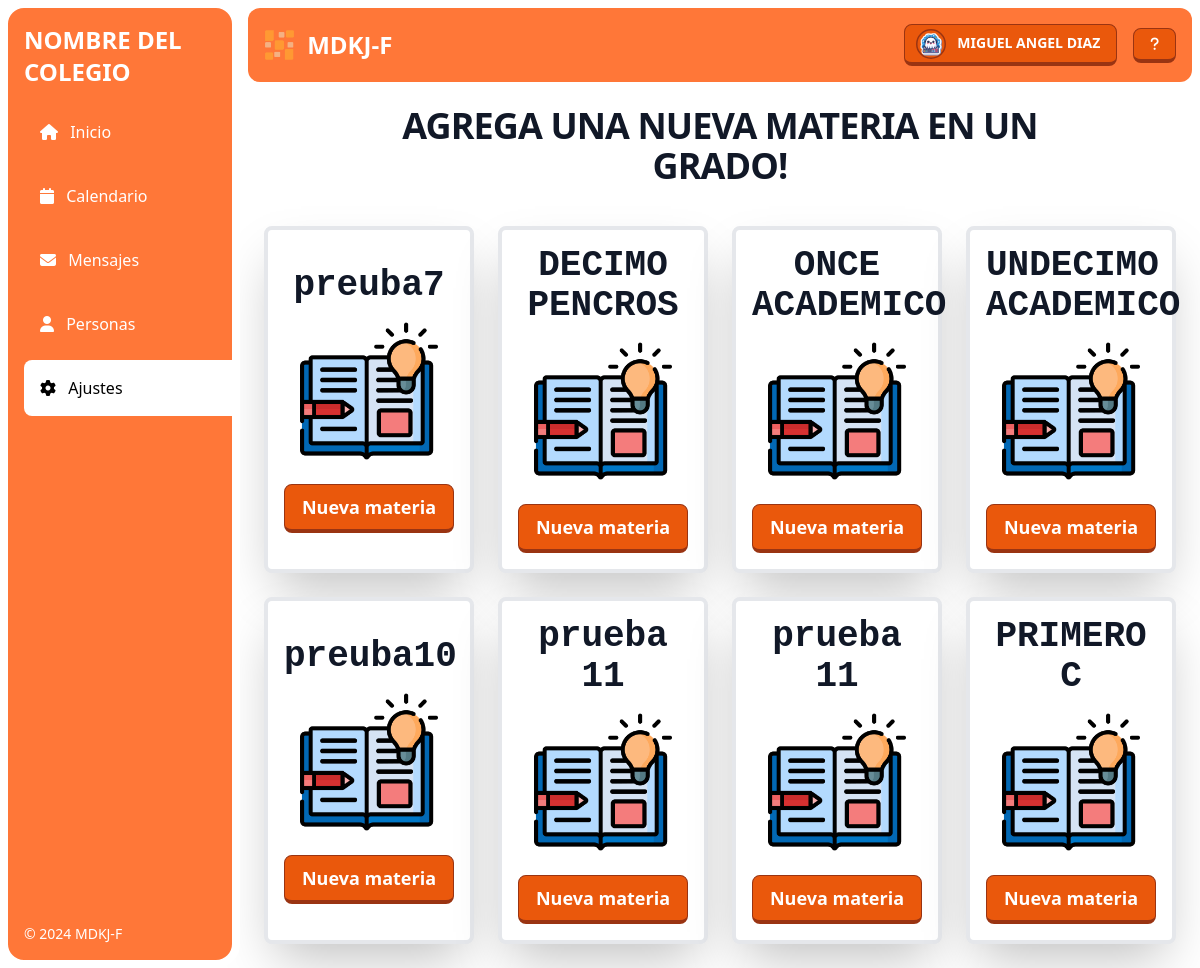
Page /gestores/crear/materias/ (signed in) on the committed database.
### users/models.py (models this page shows, shortened)
class CustomUser(AbstractUser):
    tipo_documento = models.CharField(max_length=50,choices=TIPO_DOCUMENTO, default='Sin informacion')
    numero_documento = models.CharField(max_length=20, null=True, blank=True)
    introduccion = models.TextField(null=True, blank=True)

class CustomUserGestor(CustomUser):
    foto = models.ImageField(default='gestores/profile.png', upload_to=user_directory_path_profile_gestor, null=True, blank=True)
    tipo_usuario = models.CharField(max_length=50, choices=TIPO_USUARIO, default='Gestor')
    fecha_creacion = models.DateTimeField(auto_now_add=True)
    sexo = models.CharField(max_length=20, choices=SEXO, default='Sin informacion')
    estado = models.BooleanField(default=True)

### informacion/models.py (models this page shows)
class Grado(models.Model):
    grado_nom = models.TextField()
    grado_num = models.TextField()
    descripcion = models.TextField()
    estado = models.BooleanField(default=True)
    created_on = models.DateTimeField(default=timezone.now)
    author = models.ForeignKey(User, on_delete=models.CASCADE, related_name='creador_grado')
    horario_partes = models.ForeignKey(Horarios_Partes, on_delete=models.SET_NULL, blank=True, null=True)
    materias = models.ManyToManyField(Materias, blank=True, related_name='materias_grado')
    def __str__(self):
        return self.grado_nom + "(" + self.grado_num + ")"

### gestores/views.py (the view)
# urls.py: path('crear/materias/', CreateMateriasVer.as_view(), name='VerGradosMaterias'),
class CreateMateriasVer(View):
    def get(self, request, *args, **kwargs):
        grados = Grado.objects.all()
        print(grados)
        vista = 'gestor'
        abierto='ajustes'
        context = {
            'grados': grados,
            'vista': vista,
            'abierto':abierto,
        }
        return render(request, 'informacion/materias/ver_grados.html', context)

### templates/informacion/materias/ver_grados.html (shortened to what this page needs)
<head>
</head>
{% extends 'base.html' %}
{% block content %}
{% load static %}
<div class="mx-auto max-w-screen-sm text-center">
    <h2 class="lg:py-2  text-4xl tracking-tight font-bold text-gray-900 mb-8">AGREGA UNA NUEVA MATERIA EN UN GRADO!</h2>
</div>
<div class="grid gap-6 mb-6 lg:mb-4 md:grid-cols-3 lg:grid-cols-4">
{% for grado in grados %}
<div class="items-center bg-white border-4 border-gray-200 rounded-lg sm:flex p-4 block shadow-2xl hover:scale-105 duration-300 ease-in-out">
    <div class="block w-full">
        <h5 class="font-mono font-bold text-gray-900 text-4xl text-center">{{grado.grado_nom}}</h5>
        <img class="w-full p-4" src="{% static 'img/informacion/libro-abierto.png' %}" alt="Alumno">
        <div class="mt-2 flex">
            <a type="button" href="{% url 'CrearMaterias' grado.pk %}" class="myButton font-semibold text-white px-2 rounded-lg bg-orange-600 border-l border-r border-t border-4 border-orange-800 hover:scale-105 transition duration-300 ease-in-out focus:border focus:mt-1 w-full py-2 text-center text-lg">Nueva materia</a>
          </div>
    </div>
</div>
{% endfor %}
</div>
{% endblock content %}

### templates/aside/aside_gestor.html (shortened to what this page needs)
{% load static %}
    <div class="w-full bg-[#ff7738] rounded-xl bg-no-repeat">
      <div class="max-w-screen-xl flex flex-wrap items-center justify-between mx-auto p-4">
        <div class="flex items-center justify-center w-full mb-4 lg:mb-0 lg:w-auto">
          <a href="#" class="flex items-center">
              <img src="{% static 'img/logo.png' %}" class="h-8 mr-3" alt="MDKJ-F" />
              <span class="self-center text-2xl font-semibold whitespace-nowrap text-white">MDKJ-F</span>
          </a>
      </div>
      <div class="flex flex-wrap items-center justify-between w-full lg:w-auto">
      <div class="flex items-center mr-4">
        <div>
            <button type="button"  id="user-menu-button"
            class="myButton block py-2 font-semibold text-sm text-white px-4 rounded-lg bg-orange-600 border-l border-r border-t border-4 border-orange-800 transition duration-300 ease-in-out focus:border focus:mt-1">
              <img class="w-5 h-5 scale-150 rounded-full border border-orange-800 inline-block mr-4" src="{{ request.user.customusergestor.foto.url }}" alt="user photo">{{ request.user.customusergestor.first_name }} {{ request.user.customusergestor.last_name }}
            </button>
          </div>
        </div>
          <button
            type="button"
            class="hidden lg:flex items-center myButton p-2 font-semibold text-sm text-white px-4 rounded-lg bg-orange-600 border-l border-r border-t border-4 border-orange-800 hover:scale-105 transition duration-300 ease-in-out focus:border focus:mt-1">
            <i class="fas fa-question text-md"></i>
          </button>
      </div>
      </div>
    </div>

### rows in the picture
CustomUser: user.customusergestor.foto (placeholder picture), user.customusergestor.first_name "MIGUEL ANGEL", user.customusergestor.last_name "DIAZ"
Grado: grado_nom "preuba7"
Grado: grado_nom "DECIMO PENCROS"
Grado: grado_nom "ONCE ACADEMICO"
Grado: grado_nom "UNDECIMO ACADEMICO"
Grado: grado_nom "preuba10"
Grado: grado_nom "prueba 11"
Grado: grado_nom "prueba 11"
Grado: grado_nom "PRIMERO C"
